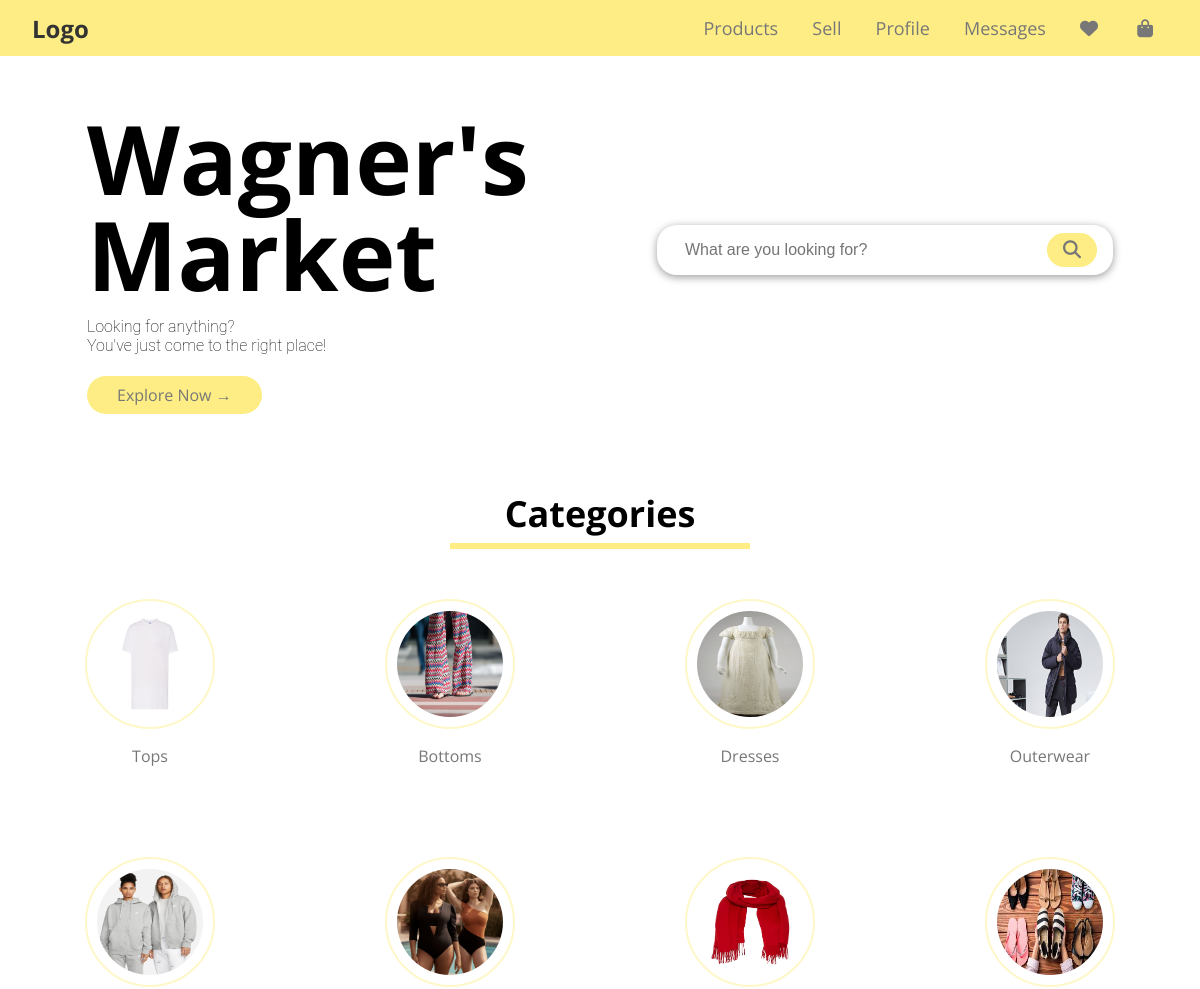
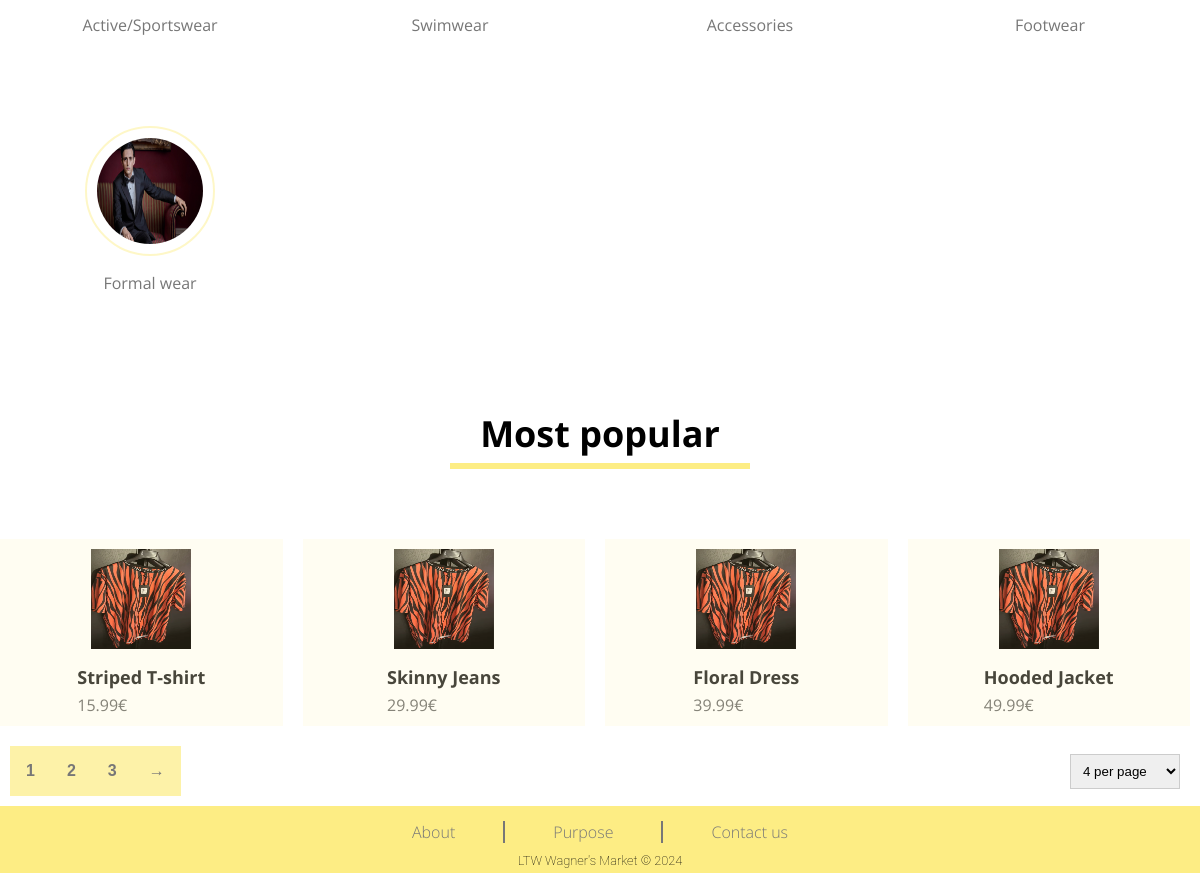
Screenshot of /public/pages with the database file from the repository (2 pictures, top to bottom).
### tables this page shows
CREATE TABLE CATEGORY (
    CategoryName TEXT NOT NULL,
    CategoryImage TEXT NOT NULL,
    CONSTRAINT Pk_CategoryName PRIMARY KEY (CategoryName)
);

CREATE TABLE ITEM (
    ItemId INTEGER PRIMARY KEY AUTOINCREMENT,
    UserId INTEGER NOT NULL,
    Title TEXT NOT NULL,
    Price FLOAT NOT NULL,
    Description TEXT NOT NULL,
    Condition TEXT NOT NULL,
    Size TEXT NOT NULL,
    Brand TEXT NOT NULL,
    ImagePath TEXT NOT NULL,
    WishlistCounter INTEGER DEFAULT 0,
    Timestamp DATETIME NOT NULL DEFAULT CURRENT_TIMESTAMP,
    CONSTRAINT PriceConstraint CHECK (Price > 0),
    FOREIGN KEY (UserId) REFERENCES USER (UserId) ON DELETE CASCADE ON UPDATE CASCADE,
    FOREIGN KEY (Condition) REFERENCES CONDITION (Condition) ON DELETE CASCADE ON UPDATE CASCADE,
    FOREIGN KEY (Size) REFERENCES SIZE (Size) ON DELETE CASCADE ON UPDATE CASCADE
);

### public/pages/index.php (called while the page is built, shortened)
<?php
require_once(__DIR__ . '/../utils/session.php');
$session = new Session();
require_once(__DIR__ . '/../../private/database/connection.db.php');
require_once(__DIR__ . '/../../private/database/item.class.php');
require_once(__DIR__ . '/../../private/database/category.class.php');
require_once(__DIR__ . '/../../private/templates/common.tpl.php');
require_once(__DIR__ . '/../../private/templates/category.tpl.php');
require_once(__DIR__ . '/../../private/templates/item.tpl.php');
require_once(__DIR__ . '/../../private/templates/home.tpl.php');
$limit = 4;
$offset = 0;
$db = getDatabaseConnection();
$categories = Category::getCategories($db);
$items = Item::getMostPopularItems($db, $limit, $offset);
$numItems = Item::getNumItems($db);
drawHeader($db, $session);
drawHomeBody();
drawCategories($categories);
drawItems("Most popular", $items);
drawPagination(intval(ceil($numItems / $limit)), "most_popular");
drawFooter();
?>

### public/utils/session.php (called while the page is built, shortened)
<?php
class Session
{
    public function getId(): ?int
    {
        return isset($_SESSION['id']) ? $_SESSION['id'] : null;
    }
}
?>

### private/database/category.class.php (called while the page is built, shortened)
<?php
class Category
{
    public function __construct(string $categoryName, string $categoryImage)
    {
        $this->categoryName = $categoryName;
        $this->categoryImage = $categoryImage;
    }
    static function getCategories(PDO $db): array
    {
        $stmt = $db->prepare('SELECT CategoryName, CategoryImage FROM CATEGORY');
        $stmt->execute(array());
        $categories = array();
        while ($category = $stmt->fetch()) {
            $categories[] = new Category(
                $category['CategoryName'],
                $category['CategoryImage']
            );
        }
        return $categories;
    }
}
?>

### private/database/item.class.php (called while the page is built, shortened)
<?php
class Item
{
    public function __construct(int $itemId, int $userId, string $title, float $price, string $description, string $condition, string $size, string $brand, string $imagePath, int $wishlistCounter, string $timeStamp)
    {
        $this->itemId = $itemId;
        $this->title = $title;
        $this->price = $price;
        $this->imagePath = $imagePath;
    }
    static function getMostPopularItems(PDO $db, int $count, int $offset): array
    {
        $stmt = $db->prepare('SELECT ItemId, UserId, Title, Price, Description, Condition,
            Size, Brand, ImagePath, WishlistCounter, Timestamp FROM ITEM ORDER BY WishlistCounter DESC LIMIT ? OFFSET ?');
        $stmt->execute(array($count, $offset));
        $items = array();
        while ($item = $stmt->fetch()) {
            $items[] = new Item(
                $item['ItemId'],
                $item['UserId'],
                $item['Title'],
                $item['Price'],
                $item['Description'],
                $item['Condition'],
                $item['Size'],
                $item['Brand'],
                $item['ImagePath'],
                $item['WishlistCounter'],
                $item['Timestamp']
            );
        }
        return $items;
    }
}
?>

### private/templates/category.tpl.php (the view, shortened to what this page needs)
<?php
    require_once(__DIR__ . '/../../public/utils/session.php');
?>
<?php function drawCategories(array $categories) { ?>
    <section id="title">
        <h2>Categories</h2>
        <hr class="line-yellow">
        <ul class="category-list">
            <?php foreach($categories as $category) { ?>
                <li class="category-item">
                    <a href="../../public/pages/search.php?category=<?=$category->categoryName?>">
                        <img src="<?=$category->categoryImage?>" alt="<?=$category->categoryName?>">
                        <span><?=$category->categoryName?></span>
                    </a>
                </li>
            <?php } ?>
        </ul>
    </section>
<?php } ?>

### private/templates/common.tpl.php (shortened to what this page needs)
<?php
require_once(__DIR__ . '/../../public/utils/session.php');
?>
<?php function drawHeader(PDO $db, Session $session)
{ ?>
    <!DOCTYPE html>
    <html lang="en-US">
    <head>
        <link rel="stylesheet" href="../../public/css/style.css">
    </head>
    <body>
        <header>
            <section class="header-left">
                <a class="logo" href="../../public/pages/index.php">Logo</a>
            </section>
            <section class="header-right">
                <ul>
                    <li>
                        <a href="#">Products</a>
                    </li>
                    <li><a href="#">Sell</a></li>
                    <li>
                        <a href="../../public/pages/profile.php?id=<?= $session->getId() ?>">Profile</a>
                    </li>
                    <li><a href="../../public/pages/messages.php?id=<?= $session->getId() ?>">Messages</a></li>
                    <li><a href="../../public/pages/wishlist.php?id=<?= $session->getId() ?>"><i class="fas fa-heart"></i></a></li>
                    <li><a href="../../public/pages/shopping-bag.php?id=<?= $session->getId() ?>"><i class="fas fa-shopping-bag"></i></a></li>
                </ul>
            </section>
        </header>
    <?php } ?>
    <?php function drawFooter()
    { ?>
        <footer>
            <ul>
                <li><a href="#">About</a></li>
                <li><a href="#">Purpose</a></li>
                <li><a href="#">Contact us</a></li>
            </ul>
            <p>LTW Wagner's Market &copy; 2024</p>
        </footer>
    </body>
    </html>
<?php } ?>
<?php function drawSearchBar(string $id)
{ ?>
    <section id="<?= $id ?>" class="search-bar">
        <input id="searchitem" type="text" placeholder="What are you looking for?">
        <button><i class="fa fa-search"></i></button>
    </section>
<?php } ?>

### private/templates/home.tpl.php (shortened to what this page needs)
<?php
require_once __DIR__ . '/common.tpl.php';
?>
<?php function drawHomeBody() { ?>
    <section class="row">
        <section class="col-2" id="left">
            <h1>
                Wagner's<br>Market
            </h1>
            <p>
                Looking for anything?<br>You've just come to the right place!
            </p>
            <a href="" class="btn">Explore Now &#8594;</a>
        </section>
        <section class="col-2" id="right">
                <?= drawSearchBar("search-bar") ?>
        </section>
    </section>
<?php }?>

### private/templates/item.tpl.php (shortened to what this page needs)
<?php
require_once(__DIR__ . '/../database/item.class.php');
require_once(__DIR__ . '/../database/category.class.php');
?>
<?php function drawItems(string $header, array $items): void
{ ?>
        <section id="title">
            <h2>
                <?=$header?>
            </h2>
            <hr class="line-yellow">
        </section>
        <ul class="draw-items" id="draw-items">
            <?php foreach($items as $item) { ?>
                <li class="item-card">
                    <a href="../../public/pages/item.php?id=<?=$item->itemId?>">
                        <img src="<?= $item->imagePath?>" style="width: 100px; height: 100px;">
                        <h4><?=$item->title?></h4>
                        <p><?=number_format($item->price, 2)?>€</p>
                    </a>
                </li>
            <?php } ?>
        </ul>
<?php }?>
<?php function drawPagination(int $pages, string $id) { ?>
    <section class="pagination-container">
        <section class="pagination" id="<?= $id ?>">
            <?php for ($i = 1; $i <= min($pages, 3); $i++) { ?>
                <button id="pagination-button" class="pagination-button"><?= $i ?></button>
            <?php } ?>
            <?php if ($pages > 4) { ?>
                <button id="pagination-button" class="pagination-button">&#8594;</button>
            <?php } ?>
        </section>
        <select id="itemsPerPage">
            <option value="4">4 per page</option>
        </select>
    </section>
<?php } ?>

### rows the page displays
category: CategoryImage (picture), CategoryName "Tops"
category: CategoryImage (picture), CategoryName "Bottoms"
category: CategoryImage (picture), CategoryName "Dresses"
category: CategoryImage (picture), CategoryName "Outerwear"
category: CategoryImage (picture), CategoryName "Active/Sportswear"
category: CategoryImage (picture), CategoryName "Swimwear"
category: CategoryImage (picture), CategoryName "Accessories"
category: CategoryImage (picture), CategoryName "Footwear"
category: CategoryImage (picture), CategoryName "Formal wear"
item: ImagePath (picture), Title "Striped T-shirt", Price "15.99"
item: ImagePath (picture), Title "Skinny Jeans", Price "29.99"
item: ImagePath (picture), Title "Floral Dress", Price "39.99"
item: ImagePath (picture), Title "Hooded Jacket", Price "49.99"

### other values shown
$header "Most popular"
